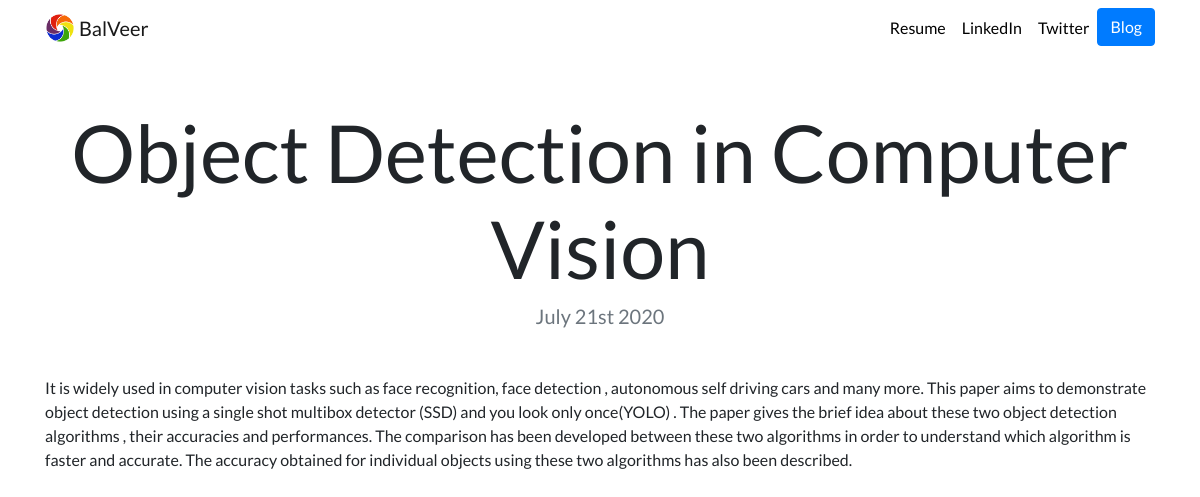
The app's page /blog/2/ with its own data.
### blog/models.py (models this page shows, shortened)
class Blog(models.Model):
    title = models.CharField(max_length=200)
    body = models.TextField()
    date = models.DateField()

### blog/views.py (the view)
# urls.py: path('<int:blog_id>/',views.detail,name="detail"),
def detail(request,blog_id):
     blog = get_object_or_404(Blog,pk=blog_id)
     return render(request,'blog/detail.html',{'blog': blog})

### blog/templates/blog/detail.html
{% extends "portfolio/base.html" %}
{% load static %}
{% block content %}
<h1 class="text-center mt-5" id="blogdetailtitle">{{ blog.title }}</h1>
<h5 class="text-center text-muted mb-5">{{ blog.date|date:'F jS Y' }}</h5>
{{ blog.body|safe }}
{% endblock %}

### portfolio/static/portfolio/custom.css (style rules this page uses)
body { font-family: 'Lato', sans-serif; }
@media (min-width: 992px) { #blogdetailtitle { font-size: 5rem; } }

### records on screen
Blog: title "Object Detection in Computer Vision", date "July 21st 2020", body "It is widely used in computer vision tasks such as face recognition, face detection , autonomous self driving cars and many more. This paper aims to demonstrate object detection using a single shot multibox detector (SSD) and you look only once(YOLO) . The paper gives the brief idea about these two object detection algorithms , their accuracies and performances. The comparison has been developed between these two algorithms in order to understand which algorithm is faster and accurate. The accuracy obtained for individual objects using these two algorithms has also been described."
